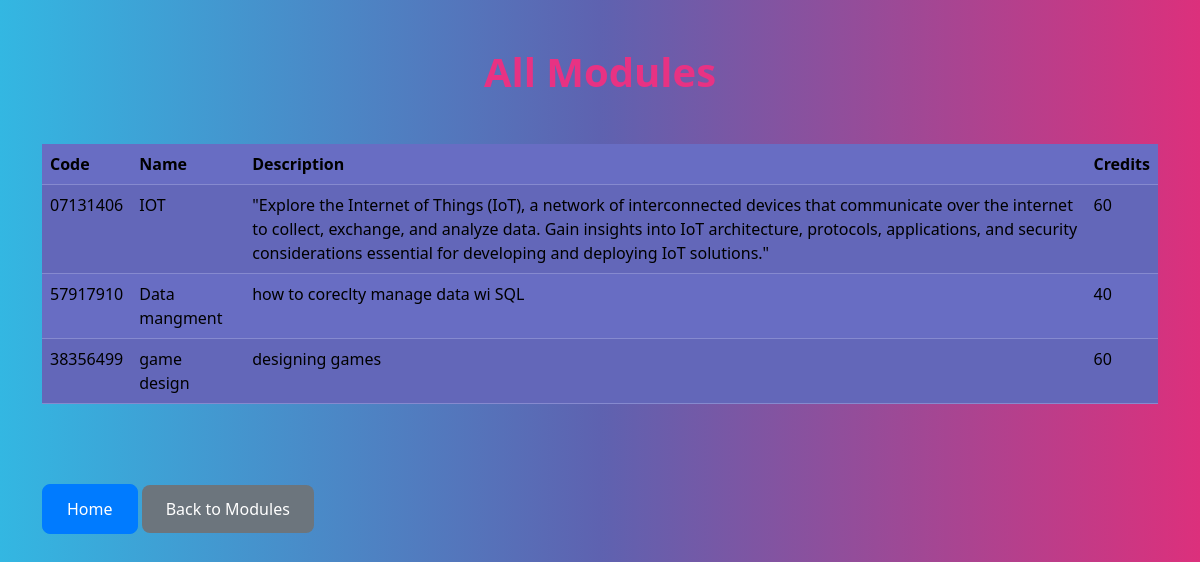
Before: /all_modules/ with the older database file.
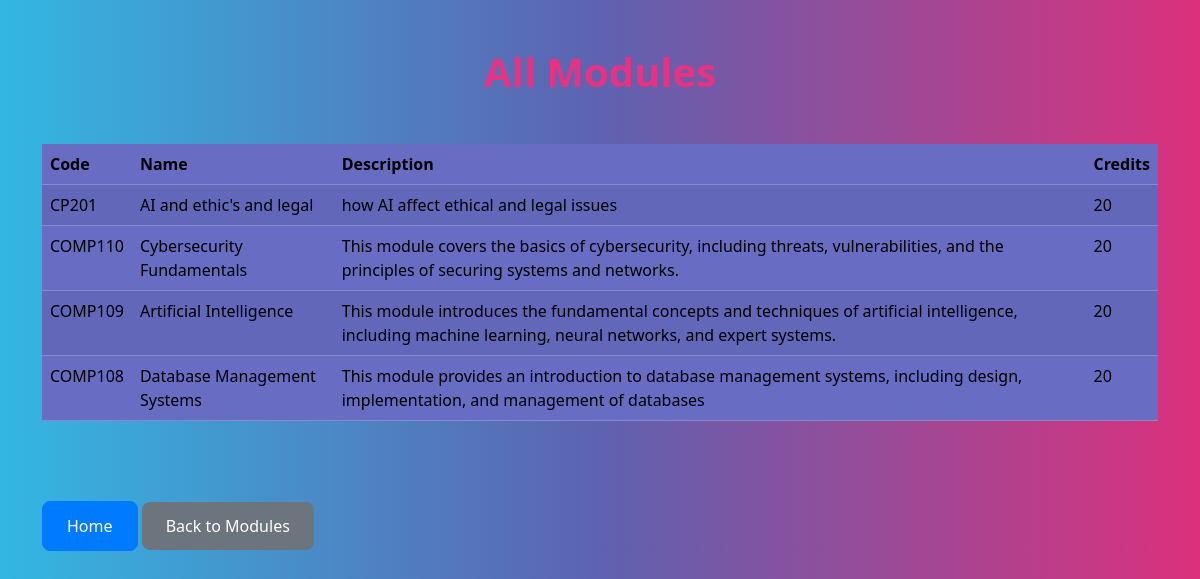
After: the same page with the newer database file.
### students/models.py (models this page shows, shortened)
class Module(models.Model):
    code = models.CharField(max_length=10)
    name = models.CharField(max_length=100)
    description = models.TextField()
    credits = models.IntegerField()
    semester = models.CharField(max_length=20)
    instructor = models.CharField(max_length=100)

### students/views.py (the view)
# urls.py: path('all_modules/', views.all_modules, name='all_modules'),
def all_modules(request):
    modules = Module.objects.all()  # Retrieve all modules from the database
    return render(request, 'students/all_modules.html', {'modules': modules})

### students/templates/students/all_modules.html (shortened to what this page needs)
<!DOCTYPE html>
<html lang="en">
<head>
    {% load static %}
    <link rel="stylesheet" href="{% static 'css/bootstrap.min.css' %}">
    <link rel="stylesheet" href="{% static 'css/styles.css' %}">
</head>
<body>
    <div class="container">
        <header class="my-4">
            <h1 class="text-center text-primary">All Modules</h1>
        </header>
        <main>
            <section>
                <div class="table-responsive">
                    <table class="table table-striped">
                        <thead>
                            <tr>
                                <th>Code</th>
                                <th>Name</th>
                                <th>Description</th>
                                <th>Credits</th>
                            </tr>
                        </thead>
                        <tbody>
                            {% for module in modules %}
                                <tr>
                                    <td>{{ module.code }}</td>
                                    <td>{{ module.name }}</td>
                                    <td>{{ module.description }}</td>
                                    <td>{{ module.credits }}</td>
                                </tr>
                            {% empty %}
                                <tr>
                                    <td colspan="3" class="text-center">No modules found.</td>
                                </tr>
                            {% endfor %}
                        </tbody>
                    </table>
                </div>
            </section>
        </main>
        <footer class="mt-4">
            <a href="{% url 'students:home' %}" class="btn btn-primary">Home</a>
            <a href="{% url 'students:all_modules' %}" class="btn btn-secondary">Back to Modules</a>
        </footer>
    </div>
</body>
</html>

### students/static/css/styles.css (style rules this page uses)
.text-primary { color: #0f1214; }
.btn-primary { background-color: #007bff; border-color: #007bff; }
.btn-secondary { background-color: #6c757d; border-color: #6c757d; }

Changed rows visible on the page:
removed Module: code "07131406", name "IOT", description "\"Explore the Internet of Things (IoT), a network of interconnected devices that communicate over the internet to collect, exchange, and analyze data. Gain insights into IoT architecture, protocols, applications, and security considerations essential for developing and deploying IoT solutions.\"", credits "60"
removed Module: code "57917910", name "Data mangment", description "how to coreclty manage data wi SQL", credits "40"
removed Module: code "38356499", name "game design", description "designing games", credits "60"
added Module: code "CP201", name "AI and ethic's and legal", description "how AI affect ethical and legal issues", credits "20"
added Module: code "COMP110", name "Cybersecurity Fundamentals", description "This module covers the basics of cybersecurity, including threats, vulnerabilities, and the principles of securing systems and networks.", credits "20"
added Module: code "COMP109", name "Artificial Intelligence", description "This module introduces the fundamental concepts and techniques of artificial intelligence, including machine learning, neural networks, and expert systems.", credits "20"
added Module: code "COMP108", name "Database Management Systems", description "This module provides an introduction to database management systems, including design, implementation, and management of databases", credits "20"
